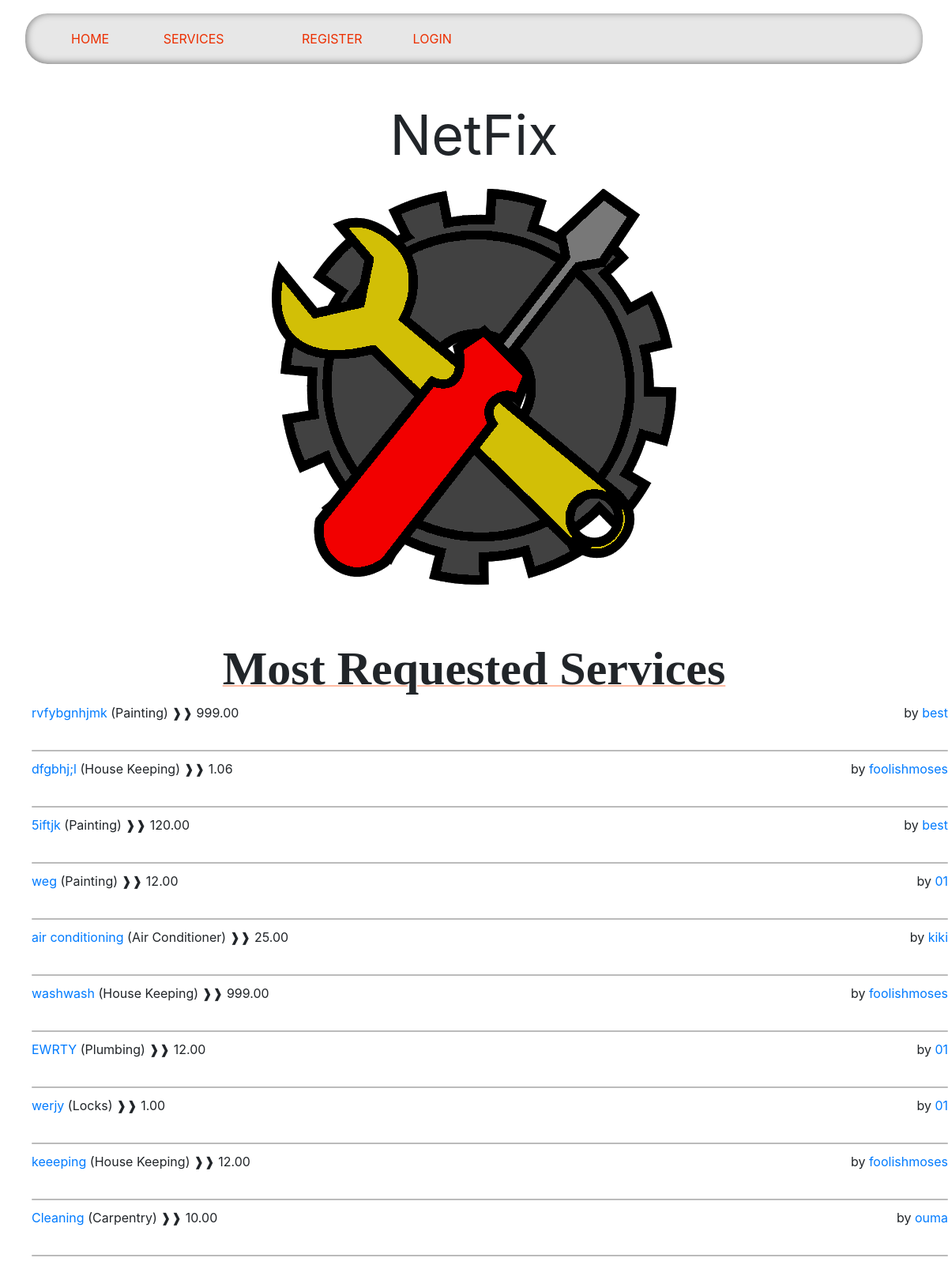
The app's page /, older data.
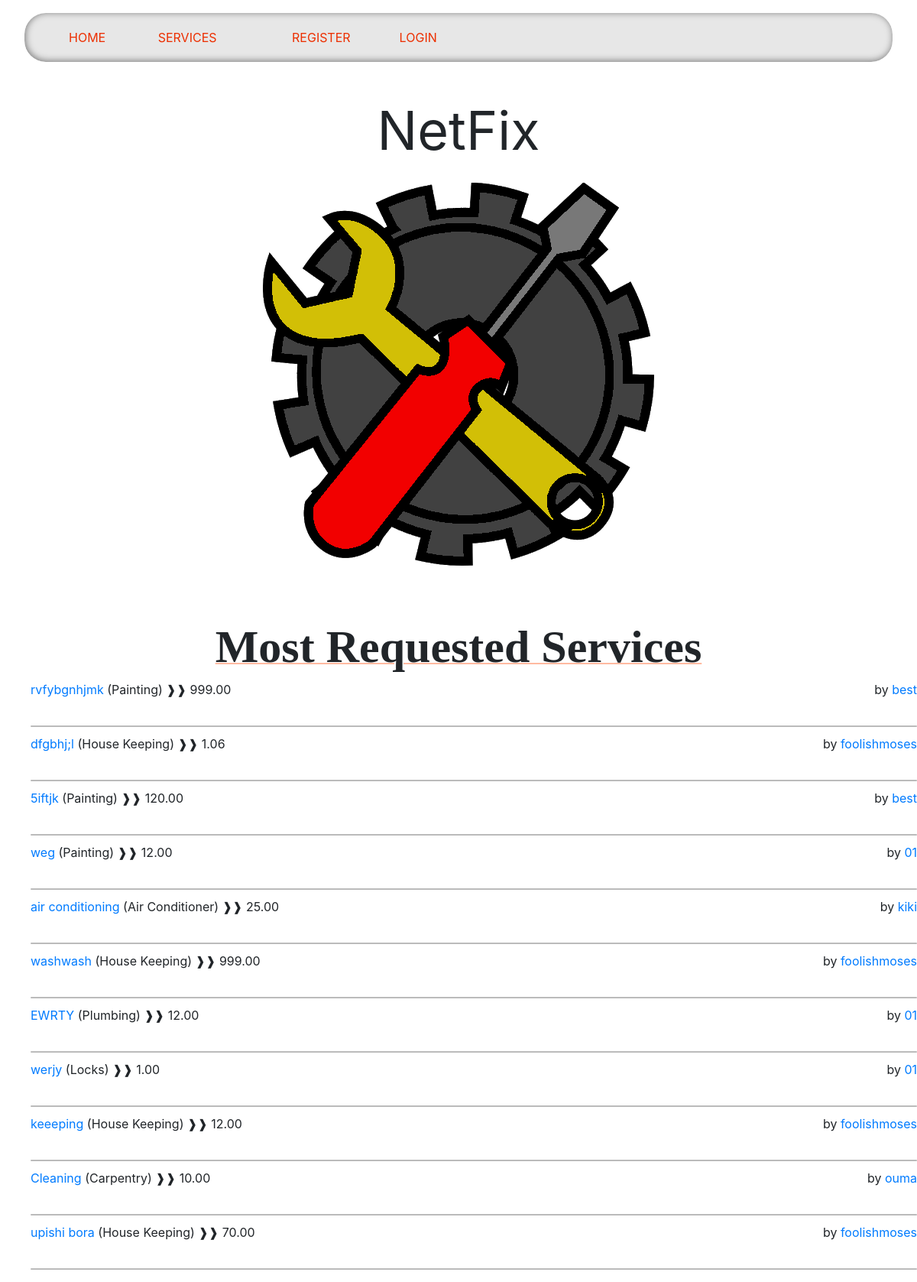
The same page, newer data.
### services/models.py (models this page shows, shortened)
class RequestService(models.Model):
    service = models.ForeignKey(Service, on_delete=models.CASCADE)
    user = models.ForeignKey(Customer, on_delete=models.CASCADE)
    address = models.CharField(max_length=100)
    hours = models.IntegerField(
        validators=[MinValueValidator(0)]
    )
    date = models.DateTimeField(auto_now=True, null=False)

class Service(models.Model):
    company = models.ForeignKey(Company, on_delete=models.CASCADE)
    name = models.CharField(max_length=40)
    description = models.TextField()
    price_hour = models.DecimalField(decimal_places=2, max_digits=100)
    rating = models.IntegerField(validators=[MinValueValidator(
        0), MaxValueValidator(5)], default=0)
    choices = (
        ('Air Conditioner', 'Air Conditioner'),
        ('Carpentry', 'Carpentry'),
        ('Electricity', 'Electricity'),
        ('Gardening', 'Gardening'),
        ('Home Machines', 'Home Machines'),
        ('House Keeping', 'House Keeping'),
        ('Interior Design', 'Interior Design'),
        ('Locks', 'Locks'),
        ('Painting', 'Painting'),
        ('Plumbing', 'Plumbing'),
        ('Water Heaters', 'Water Heaters'),
    )
    field = models.CharField(max_length=30, blank=False,
                             null=False, choices=choices)
    date = models.DateTimeField(auto_now=True, null=False)

### users/models.py (models this page shows, shortened)
class Company(models.Model):
    user = models.OneToOneField(
        User, on_delete=models.CASCADE, primary_key=True)
    field = models.CharField(max_length=70, choices=(('Air Conditioner', 'Air Conditioner'),
                                                     ('All in One', 'All in One'),
                                                     ('Carpentry', 'Carpentry'),
                                                     ('Electricity',
                                                      'Electricity'),
                                                     ('Gardening', 'Gardening'),
                                                     ('Home Machines',
                                                      'Home Machines'),
                                                     ('House Keeping',
                                                      'House Keeping'),
                                                     ('Interior Design',
                                                      'Interior Design'),
                                                     ('Locks', 'Locks'),
                                                     ('Painting', 'Painting'),
                                                     ('Plumbing', 'Plumbing'),
                                                     ('Water Heaters', 'Water Heaters')), blank=False, null=False)
    rating = models.IntegerField(
        validators=[MaxValueValidator(5), MinValueValidator(0)], default=0)

class User(AbstractUser):
    is_company = models.BooleanField(default=False)
    is_customer = models.BooleanField(default=False)
    email = models.EmailField(unique=True)
    USERNAME_FIELD = 'email'
    REQUIRED_FIELDS = ['username']
    def __str__(self):
        return self.username

### main/views.py (the view)
# urls.py: path('', v.home, name='home'),
def home(request):
    service_counts = (
    RequestService.objects
    .values("service_id")
    .annotate(request_count=Count("id"))
    .order_by("-request_count")
)
    latest_service = (
    RequestService.objects
    .filter(service_id=OuterRef("service_id"))
    .order_by("-date")  # Get latest entry for each service_id
    .values("id")[:1]
)
    services = (
    RequestService.objects
    .filter(id__in=Subquery(latest_service))
    .annotate(request_count=Subquery(
        service_counts.filter(service_id=OuterRef("service_id")).values("request_count")[:1]
    ))
    .order_by("-request_count")
    .select_related("service")  # Fetch related service details
)
    for service in services:
        service.price = service.service.price_hour * service.hours
    return render(request, "main/home.html", {'services':services})

### main/templates/main/home.html (shortened to what this page needs)
{% extends 'main/base.html' %}
{% block content %}
<div style="margin-top: 50px">
  <p class="site_title">NetFix</p>
  <img class="home_logo" src="static/css/logo.png" alt="logo" />
</div>
<div>
  <h1 class="title">Most Requested Services</h1>
  <ul class="service_list">
    {% for service in services %}
    <div>
      <a href="/services/{{service.service.id}}">{{service.service.name}}</a>
      ({{service.service.field}})
      <p style="margin: 0; display: inline-block">❱❱ {{service.service.price_hour}}</p>
      <p style="float: right; margin: 0">
        by
        <a href="/company/{{service.service.company.user}}"
          >{{service.service.company.user}}</a
        >
      </p>
    </div>
    <div class="line"></div>
    {% endfor %}
  </ul>
</div>
{% endblock %}

### main/templates/main/base.html (shortened to what this page needs)
{% load static %}
<!DOCTYPE html>
<html lang="en">
  <head>
    <link
      rel="stylesheet"
      type="text/css"
      href="{% static 'css/style.css' %}"
    />
    <link href="https://stackpath.bootstrapcdn.com/bootstrap/4.5.2/css/bootstrap.min.css" rel="stylesheet">
    <link rel="stylesheet" href="https://cdnjs.cloudflare.com/ajax/libs/font-awesome/6.0.0/css/all.min.css">
  </head>
  <body>
    {% include 'main/navbar.html' %}
    <main class="main-content">
      {% block content %} replace me {% endblock %}
    </main>
  </body>
</html>

### main/templates/main/navbar.html (shortened to what this page needs)
<nav class="navbar">
    <ul style="display: ruby">
      <li><a href="/">Home</a></li>
      <li>
        <a href="/services/">Services</a>
      </li>
      <div style="display: block; margin: 0; float: right; margin-right: 30px">
        {% if user.is_authenticated %}
        <li><a href="/logout">logout</a></li>
        {% else %}
        <ul>
          <li><a href="/register">Register</a></li>
          <li><a href="/register/login">Login</a></li>
        </ul>
        {% endif %}
      </div>
    </ul>
  </nav>

### static/css/style.css (style rules this page uses)
body { background: #292929; font-family: 'Lexend Exa', sans-serif; padding: 0; margin: 0; }
a { color: #ee5e4b; text-decoration: none; }
.title { text-align: center; font-family: 'Times New Roman', Times, serif; font-size: 60px; font-weight: bold; text-decoration: 2px underline; text-decoration-color: rgba(255, 68, 0, 0.37); }
.home_logo { display: block; margin: 0 auto; margin-bottom: 70px; }
.site_title { text-align: center; font-size: 70px; }
.navbar { position: sticky; top: 15px; box-shadow: inset 1px -1px 10px rgb(116, 116, 116); border: 2px solid white; border-radius: 30px; animation: slide-in 1s ease-out; background-color: #e7e7e7; width: 95%; margin: 0 auto; margin-bottom: 30px; }
.navbar ul { position: relative; display: flex; flex: 1 1 auto; margin: 0; padding: 0 30px; list-style-type: none; }
.navbar ul li:not(:last-child) { margin-right: 40px; }
.navbar ul li { border: 2px solid transparent; border-radius: 5px; padding: 10px; transition: background 0.2s; }
.navbar ul li a { color: #ec2f00; text-decoration: none; text-transform: uppercase; transition: color 0.2s; }
.line { width: 100%; margin: 0 auto; height: 2px; background-color: #00000044; border-radius: 20px; margin-bottom: 10px; margin-top: 35px; }

Row changes from the older to the newer data that the page shows:
added RequestService: service.name "upishi bora", service.field "House Keeping", service.price_hour "70.00", service.company.user "foolishmoses"
